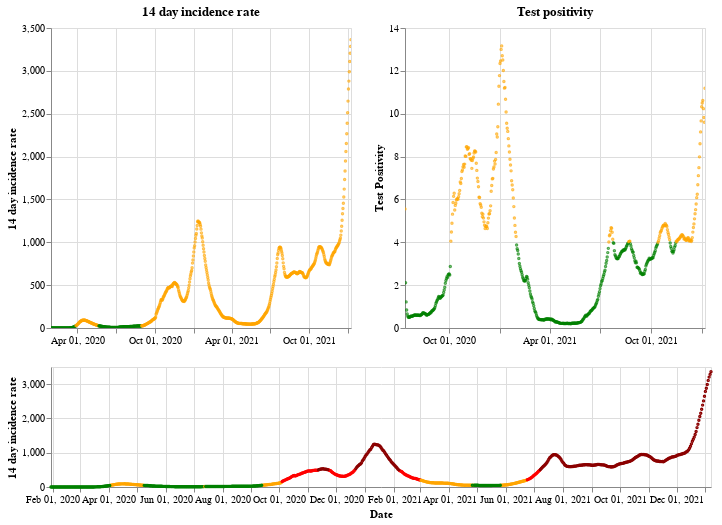

Notebook source saved alongside this figure:
### Markdown cell above
## England

### Code cell
plot_traffic_light('England')

### Figure 1 — Vega-Lite specification as saved in the notebook (floating-point values rounded to 4 significant figures; data arrays with more than 128 entries replaced by an {"elided": "..."} marker saying what was removed)
{"config": {"view": {"continuousWidth": 400, "continuousHeight": 300}}, "vconcat": [{"hconcat": [{"mark": {"type": "point", "size": 2}, "encoding": {"color": {"condition": {"value": "green", "test": "(datum.twoWeeklyCasesRate <= 25)"}, "value": "orange"}, "tooltip": [{"type": "nominal", "field": "areaName"}, {"type": "temporal", "field": "date"}, {"type": "quantitative", "field": "twoWeeklyCasesRate"}, {"type": "quantitative", "field": "testPositivity"}], "x": {"type": "temporal", "axis": {"title": ""}, "field": "date", "scale": {"domain": {"selection": "DateBrush"}}, "timeUnit": "yearmonthdate"}, "y": {"type": "quantitative", "axis": {"title": "14 day incidence rate"}, "field": "twoWeeklyCasesRate"}}, "title": "14 day incidence rate", "width": 300}, {"mark": {"type": "point", "size": 2}, "encoding": {"color": {"condition": {"value": "green", "test": "(datum.testPositivity <= 4)"}, "value": "orange"}, "tooltip": [{"type": "nominal", "field": "areaName"}, {"type": "temporal", "field": "date"}, {"type": "quantitative", "field": "twoWeeklyCasesRate"}, {"type": "quantitative", "field": "testPositivity"}], "x": {"type": "temporal", "axis": {"title": ""}, "field": "date", "scale": {"domain": {"selection": "DateBrush"}}, "timeUnit": "yearmonthdate"}, "y": {"type": "quantitative", "axis": {"title": "Test Positivity"}, "field": "testPositivity"}}, "title": "Test positivity", "width": 300}]}, {"layer": [{"mark": {"type": "point", "size": 2}, "encoding": {"color": {"condition": {"value": "orange", "test": "(((datum.testPositivity < 4) && (datum.twoWeeklyCasesRate >= 50)) && (datum.twoWeeklyCasesRate < 200))"}, "value": "red"}, "opacity": {"condition": {"value": 1, "test": "((datum.twoWeeklyCasesRate >= 50) && (datum.twoWeeklyCasesRate < 500))"}, "value": 0}, "tooltip": [{"type": "nominal", "field": "areaName"}, {"type": "temporal", "field": "date"}, {"type": "quantitative", "field": "twoWeeklyCasesRate"}, {"type": "quantitative", "field": "testPositivity"}], "x": {"type": "temporal", "axis": {"title": "Date"}, "field": "date", "timeUnit": "yearmonthdate"}, "y": {"type": "quantitative", "axis": {"title": "14 day incidence rate"}, "field": "twoWeeklyCasesRate"}}, "selection": {"DateBrush": {"type": "interval", "encodings": ["x"], "fields": ["Time"]}}}, {"mark": {"type": "point", "size": 2}, "encoding": {"color": {"value": "darkred"}, "opacity": {"condition": {"value": 1, "test": "(datum.twoWeeklyCasesRate >= 500)"}, "value": 0}, "tooltip": [{"type": "nominal", "field": "areaName"}, {"type": "temporal", "field": "date"}, {"type": "quantitative", "field": "twoWeeklyCasesRate"}, {"type": "quantitative", "field": "testPositivity"}], "x": {"type": "temporal", "axis": {"title": "Date"}, "field": "date", "timeUnit": "yearmonthdate"}, "y": {"type": "quantitative", "axis": {"title": "14 day incidence rate"}, "field": "twoWeeklyCasesRate"}}}, {"mark": {"type": "point", "size": 2}, "encoding": {"color": {"condition": {"value": "green", "test": "((datum.testPositivity < 4) && (datum.twoWeeklyCasesRate < 50))"}, "value": "orange"}, "opacity": {"condition": {"value": 1, "test": "(datum.twoWeeklyCasesRate < 50)"}, "value": 0}, "tooltip": [{"type": "nominal", "field": "areaName"}, {"type": "temporal", "field": "date"}, {"type": "quantitative", "field": "twoWeeklyCasesRate"}, {"type": "quantitative", "field": "testPositivity"}], "x": {"type": "temporal", "axis": {"title": "Date"}, "field": "date", "timeUnit": "yearmonthdate"}, "y": {"type": "quantitative", "axis": {"title": "14 day incidence rate"}, "field": "twoWeeklyCasesRate"}}}], "height": 120, "width": 660}], "data": {"name": "data-7c6f46f3ac05ffd7fefdef2235761042"}, "$schema": "https://vega.github.io/schema/vega-lite/v4.8.1.json", "datasets": {"data-7c6f46f3ac05ffd7fefdef2235761042": {"elided": "709 records"}}}
